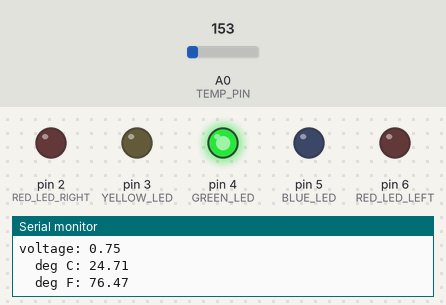
Simulated run of this sketch. Board: Arduino Uno, built with avr-gcc and run on an emulated ATmega328P. Shown: output pins drawn as LEDs (lit = HIGH), the last lines printed to the serial monitor. The test bench sets the inputs (shaded band); at power-on: A0 (TEMP_PIN) = 153.

Above: at 1.7 s.
1.8 s: A0 (TEMP_PIN) set to 143
3.3 s: A0 (TEMP_PIN) set to 124
At 4.5 s:
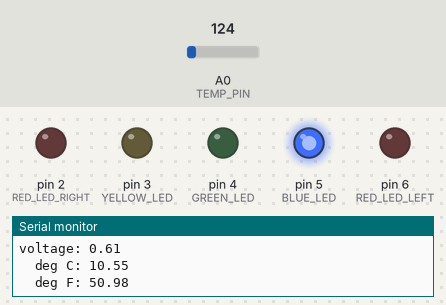
4.8 s: A0 (TEMP_PIN) set to 221
At 5.3 s:
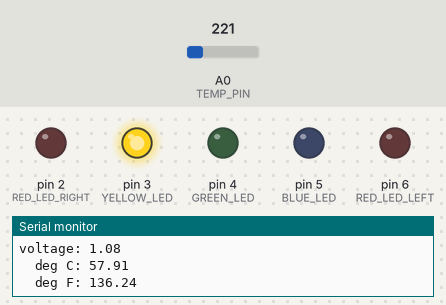
6.4 s: A0 (TEMP_PIN) set to 189
At 7.1 s:
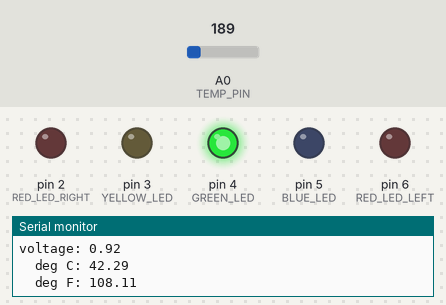
8.0 s: A0 (TEMP_PIN) set to 133
At 8.9 s:
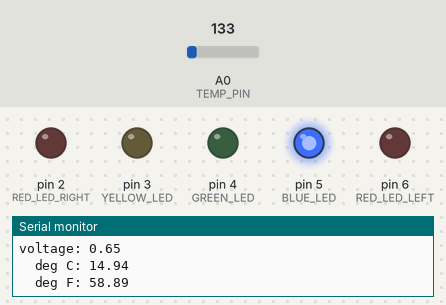
Timing chart, 0 to 10.6 s (numbered marks = the images above; inputs shaded):
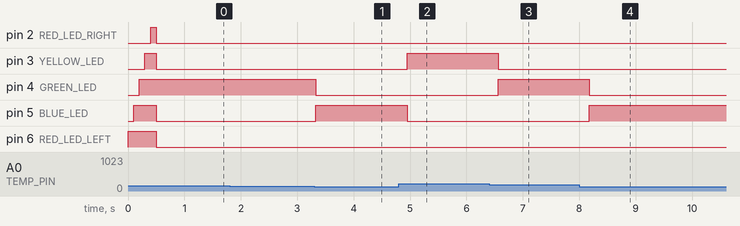

The sketch:

TempSensor5Leds.ino
```cpp
// (licence header left out)
const int TEMP_PIN = 14;
const int RED_LED_RIGHT = 2;
const int YELLOW_LED = 3;
const int GREEN_LED = 4;
const int BLUE_LED = 5;
const int RED_LED_LEFT = 6;

void setup()
{
	Serial.begin(9600);

	// leds
	pinMode(RED_LED_RIGHT, OUTPUT);
	pinMode(YELLOW_LED, OUTPUT);
	pinMode(GREEN_LED, OUTPUT);
	pinMode(BLUE_LED, OUTPUT);
	pinMode(RED_LED_LEFT, OUTPUT);

  	// switch on all leds
	test_leds();
}

int tempStatus(float t)
{
	if (t <= -10) {
		return -1;
	} else if (t <= 15) {
		return 0;
	} else if (t <= 50) {
		return 1;
	} else if (t <= 100) {
		return 2;
	} else if (t >= 100) {
		return 3;
	}
}

void test_leds()
{
	turn_on(RED_LED_LEFT);
	delay(100);
	turn_on(BLUE_LED);
	delay(100);
	turn_on(GREEN_LED);
	delay(100);
	turn_on(YELLOW_LED);
	delay(100);
	turn_on(RED_LED_RIGHT);
	delay(100);

	turn_off(RED_LED_LEFT);
	turn_off(BLUE_LED);
	turn_off(GREEN_LED);
	turn_off(YELLOW_LED);
	turn_off(RED_LED_RIGHT);
}

void blink(int led)
{
	digitalWrite(led, HIGH);
  	delay(100);
  	digitalWrite(led, LOW);
  	delay(100);
}

void turn_on(int led)
{
	digitalWrite(led, HIGH);
}

void turn_off(int led)
{
	digitalWrite(led, LOW);
}

void serial_output(double v, double c, double f)
{
	Serial.println("-=-=-=-=-=-");
	Serial.print("voltage: ");
	Serial.println(v);
	Serial.print("  deg C: ");
	Serial.println(c);
	Serial.print("  deg F: ");
	Serial.println(f);
}

void led_controller(double c)
{
	switch (tempStatus(c)) {
		case -1: // danger! Below freezing point
			blink(BLUE_LED);
      		turn_on(RED_LED_LEFT);
			turn_off(GREEN_LED);
			turn_off(YELLOW_LED);
			turn_off(RED_LED_RIGHT);
			break;

		case 0: // getting colder
			turn_on(BLUE_LED);
			turn_off(RED_LED_LEFT);
			turn_off(GREEN_LED);
			turn_off(YELLOW_LED);
			turn_off(RED_LED_RIGHT);
			break;

		case 1: // normal
			turn_on(GREEN_LED);
			turn_off(RED_LED_LEFT);
			turn_off(BLUE_LED);
			turn_off(YELLOW_LED);
			turn_off(RED_LED_RIGHT);
			break;

		case 2: // getting warmer
			turn_on(YELLOW_LED);
			turn_off(GREEN_LED);
			turn_off(RED_LED_LEFT);
			turn_off(RED_LED_RIGHT);
			turn_off(BLUE_LED);
			break;

		case 3: // danger! Above boiling point
			blink(YELLOW_LED);
			turn_on(RED_LED_RIGHT);
			turn_off(GREEN_LED);
			turn_off(BLUE_LED);
			turn_off(RED_LED_LEFT);
			break;

		default: // normal
			turn_on(GREEN_LED);
			turn_off(RED_LED_LEFT);
			turn_off(BLUE_LED);
			turn_off(YELLOW_LED);
			turn_off(RED_LED_RIGHT);
	}
}

void loop()
{
	float
		voltage = getVoltage(),
		degreesC = getdegreesC(),
		degreesF = getdegreesF();

	serial_output(voltage, degreesC, degreesF);
	led_controller(degreesC);

  	delay(200);
}

double getVoltage()
{
	return (analogRead(TEMP_PIN) * 0.004882814);
}

double getdegreesC()
{
	return (getVoltage() - 0.5) * 100.0;
}

double getdegreesF()
{
	return  getdegreesC() * (9.0/5.0) + 32.0;
}
```

Measured:
- the behaviour switches between 134 and 133 on A0 (TEMP_PIN) (found by bisection; images 0 and 1)
- the behaviour switches between 205 and 204 on A0 (TEMP_PIN) (found by bisection; images 2 and 3)
- after the input at 3.3 s, pin 4 (GREEN_LED): HIGH → LOW at once; pin 5 (BLUE_LED): LOW → HIGH at once
- after the input at 4.8 s, pin 3 (YELLOW_LED): LOW → HIGH after 0.15 s; pin 5 (BLUE_LED): HIGH → LOW after 0.15 s
- after the input at 6.4 s, pin 3 (YELLOW_LED): HIGH → LOW after 0.16 s; pin 4 (GREEN_LED): LOW → HIGH after 0.16 s
- after the input at 8.0 s, pin 4 (GREEN_LED): HIGH → LOW after 0.18 s; pin 5 (BLUE_LED): LOW → HIGH after 0.18 s
